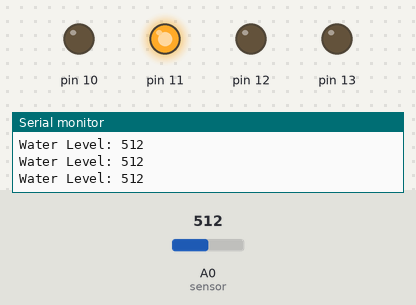
Recording of a sketch running on a simulated Arduino Uno, built with avr-gcc and run on an emulated ATmega328P. On the bench: output pins drawn as LEDs (lit = HIGH), the last lines printed to the serial monitor. Dashed ring = blinking. The inputs (shaded band) are chosen by the test bench; at power-on: A0 (sensor) = 512.

Above: at 1.2 s.
1.3 s: A0 (sensor) set to 688
2.8 s: A0 (sensor) set to 710
At 3.2 s:
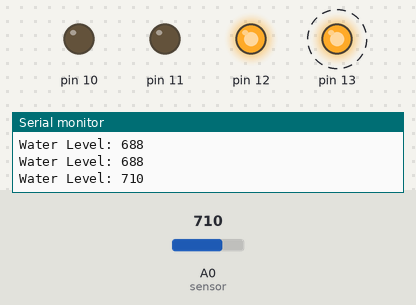
5.8 s: A0 (sensor) set to 290
At 6.3 s:
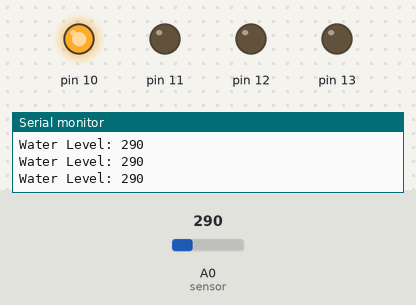
7.3 s: A0 (sensor) set to 317
At 8.1 s:
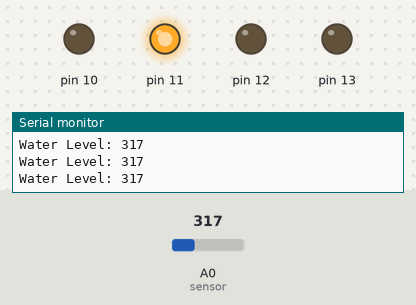
10.3 s: A0 (sensor) set to 122
At 10.9 s:
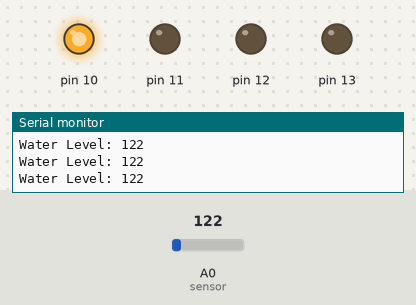
Timing chart, 0 to 12.8 s (numbered marks = the images above; inputs shaded):
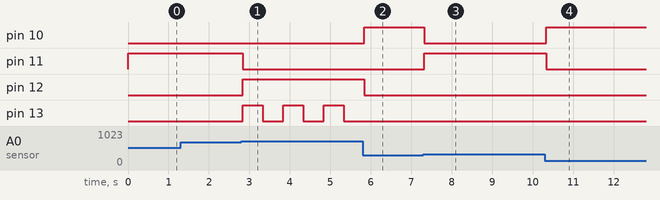

Measured:
- the behaviour switches between 699 and 700 on A0 (sensor) (found by bisection; images 0 and 1)
- the behaviour switches between 299 and 300 on A0 (sensor) (found by bisection; images 2 and 3)
- after the input at 2.8 s, pin 11: HIGH → LOW at once; pin 12: LOW → HIGH at once; pin 13: alternates HIGH for 0.50 s and LOW for 0.50 s, starting at once
- after the input at 5.8 s, pin 10: LOW → HIGH at once; pin 12: HIGH → LOW at once; pin 13: stays LOW (without the input it goes to HIGH after 0.04 s)
- after the input at 7.3 s, pin 10: HIGH → LOW at once; pin 11: LOW → HIGH at once
- after the input at 10.3 s, pin 10: LOW → HIGH at once; pin 11: HIGH → LOW at once

The sketch:

water.alarm.system.ino
```cpp
int sensor = A0;

void setup() {

  Serial.begin(9600);

  pinMode(10, OUTPUT);
  pinMode(11, OUTPUT);
  pinMode(12, OUTPUT);
  pinMode(13, OUTPUT);
}

void loop() {

  int waterLevel = analogRead(sensor);

  Serial.print("Water Level: ");
  Serial.println(waterLevel);

  if (waterLevel < 300) {

    digitalWrite(10, HIGH);
    digitalWrite(11, LOW);
    digitalWrite(12, LOW);
    digitalWrite(13, LOW);
  }

  else if (waterLevel >= 300 && waterLevel < 700) {

    digitalWrite(10, LOW);
    digitalWrite(11, HIGH);
    digitalWrite(12, LOW);
    digitalWrite(13, LOW);
  }

  else {

    digitalWrite(10, LOW);
    digitalWrite(11, LOW);
    digitalWrite(12, HIGH);
    digitalWrite(13, HIGH);
    delay(500);
    digitalWrite(13, LOW);
    delay(500);
  }

}
```
